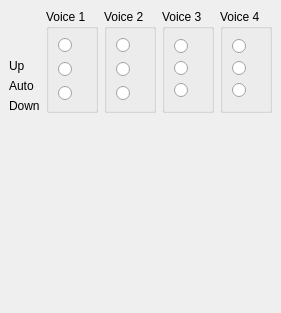
     <widget class="QWidget" name="tab6" >
      <attribute name="title" >
       <string>StemDir</string>
      </attribute>
      <layout class="QGridLayout" >
       <property name="leftMargin" >
        <number>9</number>
       </property>
       <property name="topMargin" >
        <number>9</number>
       </property>
       <property name="rightMargin" >
        <number>9</number>
       </property>
       <property name="bottomMargin" >
        <number>9</number>
       </property>
       <property name="horizontalSpacing" >
        <number>6</number>
       </property>
       <property name="verticalSpacing" >
        <number>6</number>
       </property>
       <item row="1" column="0" >
        <spacer>
         <property name="orientation" >
          <enum>Qt::Vertical</enum>
         </property>
         <property name="sizeHint" >
          <size>
           <width>20</width>
           <height>191</height>
          </size>
         </property>
        </spacer>
       </item>
       <item row="0" column="4" >
        <widget class="QGroupBox" name="voiceGroupBox4" >
         <property name="title" >
          <string>Voice 4</string>
         </property>
         <property name="flat" >
          <bool>true</bool>
         </property>
         <layout class="QVBoxLayout" >
          <property name="spacing" >
           <number>6</number>
          </property>
          <property name="leftMargin" >
           <number>9</number>
          </property>
          <property name="topMargin" >
           <number>9</number>
          </property>
          <property name="rightMargin" >
           <number>9</number>
          </property>
          <property name="bottomMargin" >
           <number>9</number>
          </property>
          <item>
           <widget class="QRadioButton" name="upRadioButton4" >
            <property name="text" >
             <string/>
            </property>
           </widget>
          </item>
          <item>
           <widget class="QRadioButton" name="autoRadioButton4" >
            <property name="text" >
             <string/>
            </property>
           </widget>
          </item>
          <item>
           <widget class="QRadioButton" name="downRadioButton4" >
            <property name="text" >
             <string/>
            </property>
           </widget>
          </item>
         </layout>
        </widget>
       </item>
       <item row="0" column="3" >
        <widget class="QGroupBox" name="voiceGroupBox3" >
         <property name="title" >
          <string>Voice 3</string>
         </property>
         <property name="flat" >
          <bool>true</bool>
         </property>
         <layout class="QVBoxLayout" >
          <property name="spacing" >
           <number>6</number>
          </property>
          <property name="leftMargin" >
           <number>9</number>
          </property>
          <property name="topMargin" >
           <number>9</number>
          </property>
          <property name="rightMargin" >
           <number>9</number>
          </property>
          <property name="bottomMargin" >
           <number>9</number>
          </property>
          <item>
           <widget class="QRadioButton" name="upRadioButton3" >
            <property name="text" >
             <string/>
            </property>
           </widget>
          </item>
          <item>
           <widget class="QRadioButton" name="autoRadioButton3" >
            <property name="text" >
             <string/>
            </property>
           </widget>
          </item>
          <item>
           <widget class="QRadioButton" name="downRadioButton3" >
            <property name="text" >
             <string/>
            </property>
           </widget>
          </item>
         </layout>
        </widget>
       </item>
       <item row="0" column="0" >
        <layout class="QVBoxLayout" >
         <property name="spacing" >
          <number>6</number>
         </property>
         <property name="leftMargin" >
          <number>0</number>
         </property>
         <property name="topMargin" >
          <number>0</number>
         </property>
         <property name="rightMargin" >
          <number>0</number>
         </property>
         <property name="bottomMargin" >
          <number>0</number>
         </property>
         <item>
          <spacer>
           <property name="orientation" >
            <enum>Qt::Vertical</enum>
           </property>
           <property name="sizeHint" >
            <size>
             <width>20</width>
             <height>40</height>
            </size>
           </property>
          </spacer>
         </item>
         <item>
          <widget class="QLabel" name="upLabel" >
           <property name="text" >
            <string>Up</string>
           </property>
          </widget>
         </item>
         <item>
          <widget class="QLabel" name="autoLabel" >
           <property name="text" >
            <string>Auto</string>
           </property>
          </widget>
         </item>
         <item>
          <widget class="QLabel" name="downLabel" >
           <property name="text" >
            <string>Down</string>
           </property>
          </widget>
         </item>
        </layout>
       </item>
       <item row="0" column="1" >
        <widget class="QGroupBox" name="voiceGroupBox1" >
         <property name="title" >
          <string>Voice 1</string>
         </property>
         <property name="flat" >
          <bool>true</bool>
         </property>
         <layout class="QVBoxLayout" >
          <property name="spacing" >
           <number>9</number>
          </property>
          <property name="leftMargin" >
           <number>9</number>
          </property>
          <property name="topMargin" >
           <number>9</number>
          </property>
          <property name="rightMargin" >
           <number>9</number>
          </property>
          <property name="bottomMargin" >
           <number>9</number>
          </property>
          <item>
           <widget class="QRadioButton" name="upRadioButton1" >
            <property name="text" >
             <string/>
            </property>
           </widget>
          </item>
          <item>
           <widget class="QRadioButton" name="autoRadioButton1" >
            <property name="text" >
             <string/>
            </property>
           </widget>
          </item>
          <item>
           <widget class="QRadioButton" name="downRadioButton1" >
            <property name="text" >
             <string/>
            </property>
           </widget>
          </item>
         </layout>
        </widget>
       </item>
       <item row="0" column="2" >
        <widget class="QGroupBox" name="voiceGroupBox2" >
         <property name="title" >
          <string>Voice 2</string>
         </property>
         <property name="flat" >
          <bool>true</bool>
         </property>
         <layout class="QVBoxLayout" >
          <property name="spacing" >
           <number>9</number>
          </property>
          <property name="leftMargin" >
           <number>9</number>
          </property>
          <property name="topMargin" >
           <number>9</number>
          </property>
          <property name="rightMargin" >
           <number>9</number>
          </property>
          <property name="bottomMargin" >
           <number>9</number>
          </property>
          <item>
           <widget class="QRadioButton" name="upRadioButton2" >
            <property name="text" >
             <string/>
            </property>
           </widget>
          </item>
          <item>
           <widget class="QRadioButton" name="autoRadioButton2" >
            <property name="text" >
             <string/>
            </property>
           </widget>
          </item>
          <item>
           <widget class="QRadioButton" name="downRadioButton2" >
            <property name="text" >
             <string/>
            </property>
           </widget>
          </item>
         </layout>
        </widget>
       </item>
      </layout>
     </widget>
